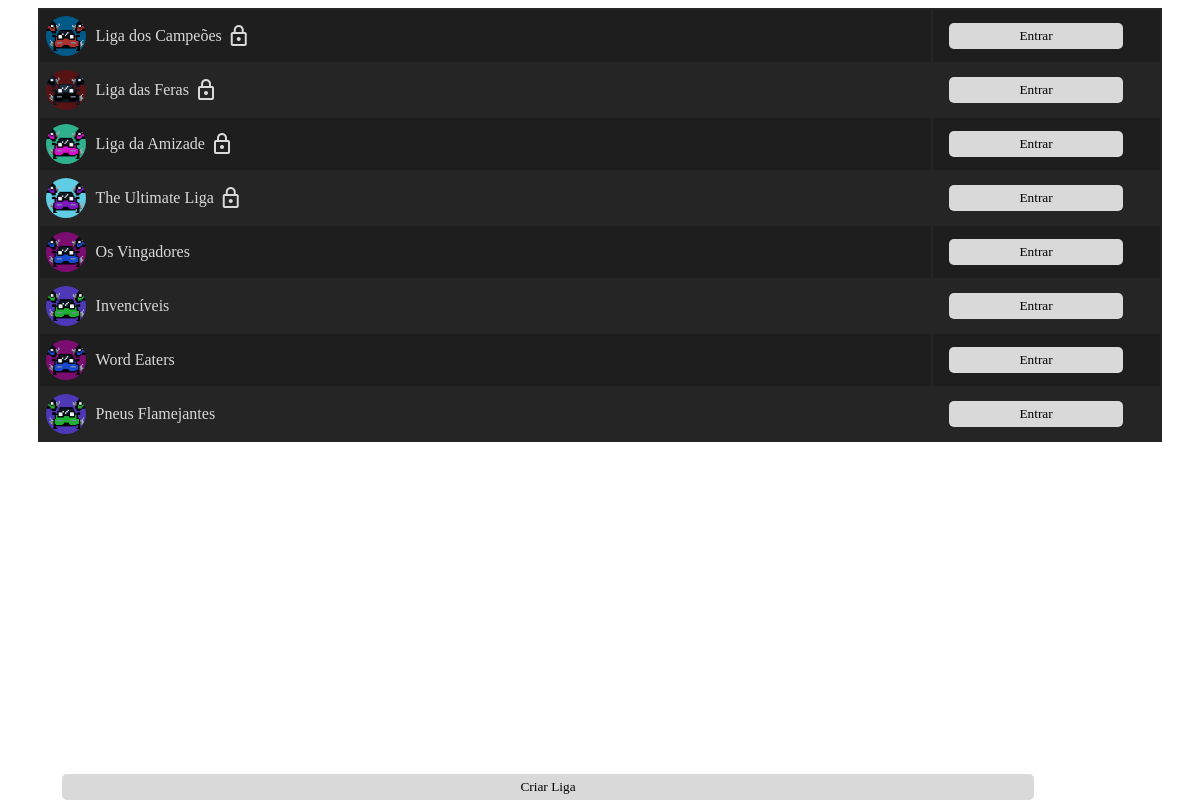
Page /home/ligas.php (signed in) on the committed database.
### tables this page shows
create table liga (
        id int auto_increment primary key,
        nome varchar(20) not null unique,
        senha varchar(256),
        private boolean not null,
        imagem int default 1,
        fk_criador int not null
    );

### home/ligas.php (the view, shortened to what this page needs)
<?php
    require("../database/credentials.php");
    $conn = mysqli_connect($servername, $username, $password, $dbname);
    $ligas = array();
    $sql = "SELECT * FROM liga";
    if (mysqli_query($conn, $sql)) {
        $result = mysqli_query($conn, $sql);
        if (mysqli_num_rows($result) > 0) {
            while ($row = mysqli_fetch_assoc($result)) {
                $ligas[] = $row;
            }
        }
    }
?>
<!DOCTYPE html>
<html lang="pt-br">
<head>
    <link rel="stylesheet" href="../style/ligas.css">
    <link rel="stylesheet" href="../style/fonts.css">
</head>
<body>
    <main>
        <table>
        <?php foreach($ligas as $liga) : ?>
            <tr>
                <td>
                    <div>
                        <img src="../assets/img/profiles/liga<?php echo $liga['imagem']; ?>.png" alt="Liga">
                        <?php echo $liga['nome']; ?>
                        <?php if ($liga['private']==1) : ?>
                            <span class="material-symbols-outlined">lock</span>
                        <?php endif; ?>
                    </div>
                </td>
                <td>
                    <form action="../database/entrarLiga.php" method="post">
                        <button type="submit" name="entrarLiga" value="entrarLiga">Entrar</button>
                    </form>
                </td>
            </tr>
        <?php endforeach; ?>
        </table>
    </main>
    <footer>
        <form action="../database/criarLiga.php" method="post" id="criarLiga">
            <button type="submit" name="criarLiga" value="criarLiga">Criar Liga</button>
        </form>
    </footer>
</body>
</html>

### style/ligas.css (style rules this page uses)
main { display: flex; flex-direction: column; justify-content: flex-start; align-items: center; height: 85dvh; overflow-y: scroll; }
table { width: 95%; background-color: #252525; }
table tr:nth-child(odd) { background-color: #1e1e1e; }
table td { padding: 6px; color: #d9d9d9; font-family: 'Formula 1 regular'; }
table td div { display: flex; align-items: center; }
table td div img { border-radius: 50%; margin-right: 10px; width: 40px; height: 40px; }
table td div span { margin-left: 5px; }
form { display: flex; flex-direction: column; justify-content: center; align-items: center; width: 90%; }
form button { width: 90%; padding: 5px; border: none; border-radius: 5px; background-color: #d9d9d9; font-family: 'Formula 1 regular'; cursor: pointer; }
#criarLiga { position: fixed; bottom: 0; }

### rows in the picture
liga: shows a picture, nome "Liga dos Campeões", private 1 (drawn)
liga: shows a picture, nome "Liga das Feras", private 1 (drawn)
liga: shows a picture, nome "Liga da Amizade", private 1 (drawn)
liga: shows a picture, nome "The Ultimate Liga", private 1 (drawn)
liga: nome "Os Vingadores"
liga: nome "Invencíveis"
liga: nome "Word Eaters"
liga: nome "Pneus Flamejantes"
